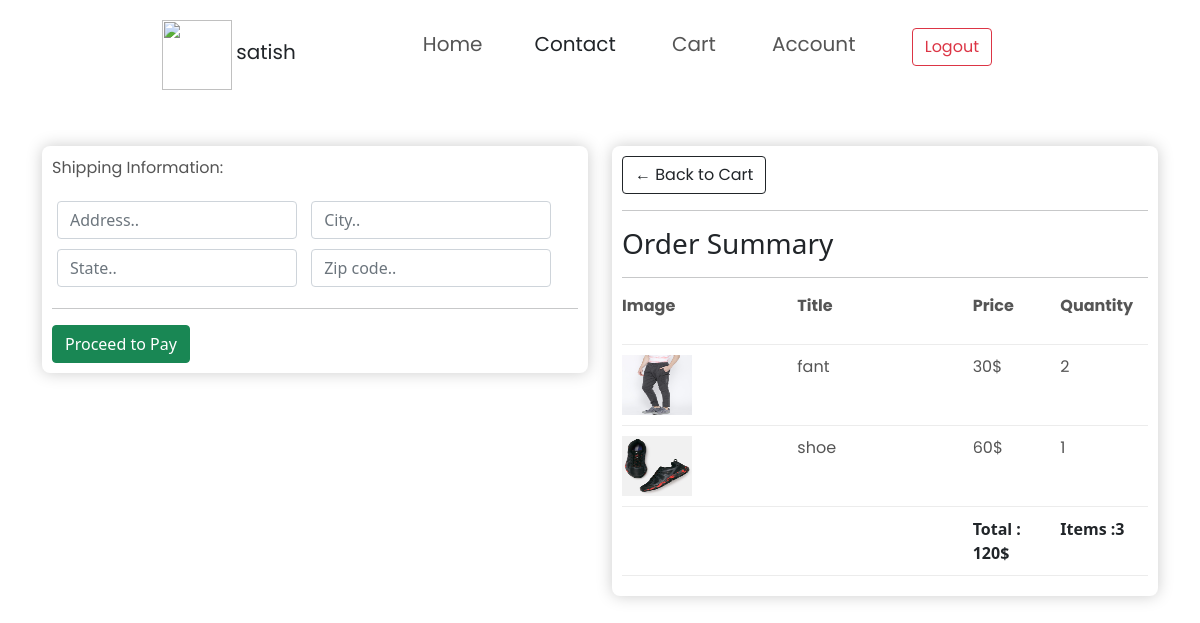
Page /checkout/ (signed in) on the committed database.
### store/models.py (models this page shows, shortened)
class OrderItems(models.Model):
    order = models.ForeignKey(
        Order, on_delete=models.SET_NULL, null=True, blank=True)
    product = models.ForeignKey(
        Product, on_delete=models.SET_NULL, null=True, blank=True)
    quantity = models.IntegerField(default=0, null=True, blank=True)
    @property
    def get_item_total(self):
        return self.quantity * self.product.price

class Product(models.Model):
    title = models.CharField(max_length=50)
    price = models.IntegerField(null=True)
    description = models.CharField(max_length=100,null=True)
    tage = models.CharField(max_length=30,null=True)
    image = models.ImageField()

class Order(models.Model):
    user = models.ForeignKey(
        User, on_delete=models.SET_NULL, null=True, blank=True)
    order_date = models.DateTimeField(auto_now_add=True)
    statues = models.BooleanField(default=False)
    transaction_id = models.CharField(max_length=30, null=True)
    @property
    def get_cart_total(self):
        items = self.orderitems_set.all()
        return sum([item.get_item_total for item in items])
    @property
    def get_cart_items(self):
        items = self.orderitems_set.all()
        return sum([item.quantity for item in items])

### store/views.py (the view)
# urls.py: path('checkout/', views.checkout, name="checkout"),
def checkout(request):
    if request.user.is_authenticated:
        user = request.user
        order, created = Order.objects.get_or_create(
            user=user, statues=False)
        items = order.orderitems_set.all()
    else:
        items = {}
    context = {'items': items, 'order': order}
    return render(request, 'store/checkout.html', context)

### store/templates/store/checkout.html (shortened to what this page needs)
{% extends 'store/base.html' %} {% block content %}
<div class="container mt-5">
<div class="row " id="checkout">
  <div class="col-lg-6">
    <div class="box-element product" id="form-wrap">
      <form id="form">
        <div id="shipping-info">
          <p>Shipping Information:</p>
          <div class="form-field">
            <input
              required
              class="form-control"
              type="text"
              name="address"
              placeholder="Address.."
            />
          </div>
          <div class="form-field">
            <input
              required
              class="form-control"
              type="text"
              name="city"
              placeholder="City.."
            />
          </div>
          <div class="form-field">
            <input
              required
              class="form-control"
              type="text"
              name="state"
              placeholder="State.."
            />
          </div>
          <div class="form-field">
            <input
              required
              class="form-control"
              type="text"
              name="zipcode"
              placeholder="Zip code.."
            />
          </div>
        </div>
        <hr />
        <input
          id="form-button"
          class="btn btn-success btn-block"
          type="submit"
          value="Proceed to Pay"
        />
      </form>
    </div>
  </div>
  <div class="col-lg-6">
    <div class="box-element product">
      <div class="">
        <a class="btn btn-outline-dark" href="/cart">&#x2190; Back to Cart</a>
        <hr />
        <h3>Order Summary</h3>
        <hr />
        <div class="cart-row">
          <div style="flex: 2"><strong><p>Image</p></strong></div>
          <div style="flex: 2"><strong><p>Title</p></strong></div>
          <div style="flex: 1"><strong><p>Price</p></strong></div>
          <div style="flex: 1"><strong><p>Quantity</p></strong></div>
        </div>
        {% for item in items %}
        <div class="cart-row">
          <div style="flex: 2">
            <img
              style="height: 60px; width: 70px"
              class="row-image"
              src="{{item.product.image.url}}"
            />
          </div>
          <div style="flex: 2"><p>{{item.product.title}}</p></div>
          <div style="flex: 1"><p>{{item.product.price}}$</p></div>
          <div style="flex: 1"><p>{{item.quantity}}</p></div>
        </div>
        {% endfor %}
        <div class="cart-row">
          <div style="flex: 2">
          </div>
          <div style="flex: 2">
          </div>
        <div style="flex: 1"><strong>Total : {{order.get_cart_total}}$</strong></div>
        <div style="flex: 1"><strong>Items :{{order.get_cart_items}}</strong></div>
      </div>
      </div>
    </div>
  </div>
</div>
</div>
{% endblock %}

### store/templates/store/base.html (shortened to what this page needs)
{% load static %}
<html lang="en">
  <head>
    <link rel="stylesheet" href="https://stackpath.bootstrapcdn.com/font-awesome/4.7.0/css/font-awesome.min.css">
    <link
      rel="stylesheet"
      href="https://cdn.jsdelivr.net/npm/bootstrap-icons@1.3.0/font/bootstrap-icons.css"
    />
    <link
      href="https://cdn.jsdelivr.net/npm/bootstrap@5.0.1/dist/css/bootstrap.min.css"
      rel="stylesheet"
    />
    <link
      rel="stylesheet"
      type="text/css"
      href="{% static 'css/store.css' %}"
    />
  </head>
  <body>
    <div class="header">
      <div class="container">
            <div class="navbar">
              <div class="logo">
                  <img src="images/logo.png" style="height: 70px;">
                  <a style="display: inline;">{{user}}</a>
             </div>
                   <nav>
                      <ul>
                         <li><a href="/">Home</a</li>
                         <li><a>Contact</a></li>
                         <li><a href="/cart">Cart</a></li>
                         <li><a href="/myorders">Account</a></li>
                         <li id="logout"><a href="/logout"  class="btn btn-outline-danger">Logout</a</li>
                     </ul>
                  </nav>
            </div>
      </div>
</div>
      {% block content %}
       {% endblock content %}
  </body>
</html>

### store/static/css/store.css (style rules this page uses)
* { padding: 0; margin: 0; box-sizing: border-box; }
.box-element { box-shadow:hsl(0, 0%, 80%) 0 0 16px; background-color: #fff; border-radius: 8px; padding: 10px; }
.cart-row { display: flex; align-items: flex-stretch; padding-bottom: 10px; margin-bottom: 10px; border-bottom: 1px solid #ececec; }
.form-field { width:250px; display: inline-block; padding: 5px; }
ul { list-style-type: none; cursor: pointer; }
ul li { text-decoration-style: none; padding: 5px 6px; }
.navbar { display: flex; margin: auto 120px; padding-top: 20px; font-family: "Poppins", sans-serif; }
nav { flex: 1; text-align: right; }
nav ul li { display: inline-block; list-style-type: none; margin-right: 20px; }
a { margin-right: 20px; color: #555; font-size: 20px; font-family: "Poppins", sans-serif; text-decoration: none; }
p { color: #555; font-family: "Poppins", sans-serif; }

### rows in the picture
OrderItems: product.image (picture), product "fant", product.price "30", quantity "2"
OrderItems: product.image (picture), product "shoe", product.price "60", quantity "1"
Order: get_cart_total "120", get_cart_items "3"

### other values in the picture
{{ user }} "satish"
